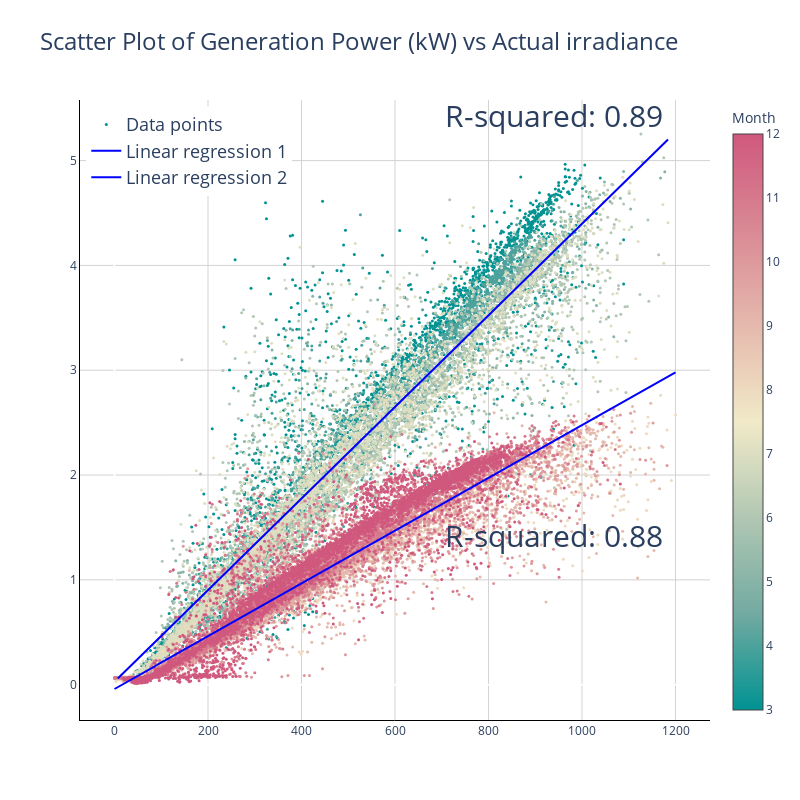

Notebook code cell kept with this figure:
### Code cell
import plotly.express as px
import plotly.graph_objects as go

fig = go.Figure()
             
fig.add_trace(go.Scatter(x=df['Actual irradiance'], 
                         y=df['Power'], 
                         mode='markers',
                         name='Data points',
                         marker=dict(size=3,
                                     color=df['month'],
                                     colorscale='tealrose',  # Define colorscale for the color bar
                                     colorbar=dict(title='Month')),  # Add color bar with title
                         ))

fig.add_trace(go.Scatter(x=df1['Actual irradiance'], 
                         y=y_pred1.flatten(), 
                         mode='lines', 
                         name='Linear regression 1',
                         marker=dict(color='blue'),
                         line=dict(width=2)))

fig.add_trace(go.Scatter(x=df2['Actual irradiance'], 
                         y=y_pred2.flatten(), 
                         mode='lines', 
                         name='Linear regression 2',
                         marker=dict(color='blue'),
                         line=dict(width=2)))

fig.add_annotation(
    x=0.1,
    y=0.85,
    xref='paper',
    yref='paper',
    text='R-squared: 0.89',
    showarrow=False,
    font=dict(size=30),
    # move the annotation to the top left
    xshift=300,
    yshift=100
)

fig.add_annotation(
    x=0.1,
    y=0.1,
    xref='paper',
    yref='paper',
    text='R-squared: 0.88',
    showarrow=False,
    font=dict(size=30),
    # move the annotation to the top left
    xshift=300,
    yshift=100
)

fig.update_layout(title='Scatter Plot of Generation Power (kW) vs Actual irradiance',
                  legend=dict(yanchor="top", y=0.99, xanchor="left", x=0.01,
                              font=dict(size=18)),  # Set the font size here
                  width=800, 
                  height=800,
                  plot_bgcolor='white',
                  xaxis=dict(linecolor='black', showgrid=True, gridcolor='lightgrey'),
                  yaxis=dict(linecolor='black', showgrid=True, gridcolor='lightgrey'),
                  title_font=dict(size=24))

fig.show()
# fig.write_html('irradiance_to_pv_conversion.html')
# fig.write_image('irradiance_to_pv_conversion.pdf')

### Figure 1 — Plotly figure (JSON) as saved in the notebook; plotly's stock layout.template omitted (floating-point values rounded to 4 significant figures; data arrays with more than 128 entries replaced by an {"elided": "..."} marker saying what was removed)
{"data": [{"marker": {"color": {"elided": "35453 int values"}, "colorbar": {"title": {"text": "Month"}}, "colorscale": [[0, "rgb(0, 147, 146)"], [0.1667, "rgb(114, 170, 161)"], [0.3333, "rgb(177, 199, 179)"], [0.5, "rgb(241, 234, 200)"], [0.6667, "rgb(229, 185, 173)"], [0.8333, "rgb(217, 137, 148)"], [1, "rgb(208, 88, 126)"]], "size": 3}, "mode": "markers", "name": "Data points", "type": "scatter", "x": {"elided": "35453 int values"}, "y": {"elided": "35453 float values"}}, {"line": {"width": 2}, "marker": {"color": "blue"}, "mode": "lines", "name": "Linear regression 1", "type": "scatter", "x": {"elided": "13100 int values"}, "y": {"elided": "13100 float values"}}, {"line": {"width": 2}, "marker": {"color": "blue"}, "mode": "lines", "name": "Linear regression 2", "type": "scatter", "x": {"elided": "17054 int values"}, "y": {"elided": "17054 float values"}}], "layout": {"annotations": [{"font": {"size": 30}, "showarrow": false, "text": "R-squared: 0.89", "x": 0.1, "xref": "paper", "xshift": 300, "y": 0.85, "yref": "paper", "yshift": 100}, {"font": {"size": 30}, "showarrow": false, "text": "R-squared: 0.88", "x": 0.1, "xref": "paper", "xshift": 300, "y": 0.1, "yref": "paper", "yshift": 100}], "height": 800, "legend": {"font": {"size": 18}, "x": 0.01, "xanchor": "left", "y": 0.99, "yanchor": "top"}, "plot_bgcolor": "white", "title": {"font": {"size": 24}, "text": "Scatter Plot of Generation Power (kW) vs Actual irradiance"}, "width": 800, "xaxis": {"gridcolor": "lightgrey", "linecolor": "black", "showgrid": true}, "yaxis": {"gridcolor": "lightgrey", "linecolor": "black", "showgrid": true}}}
